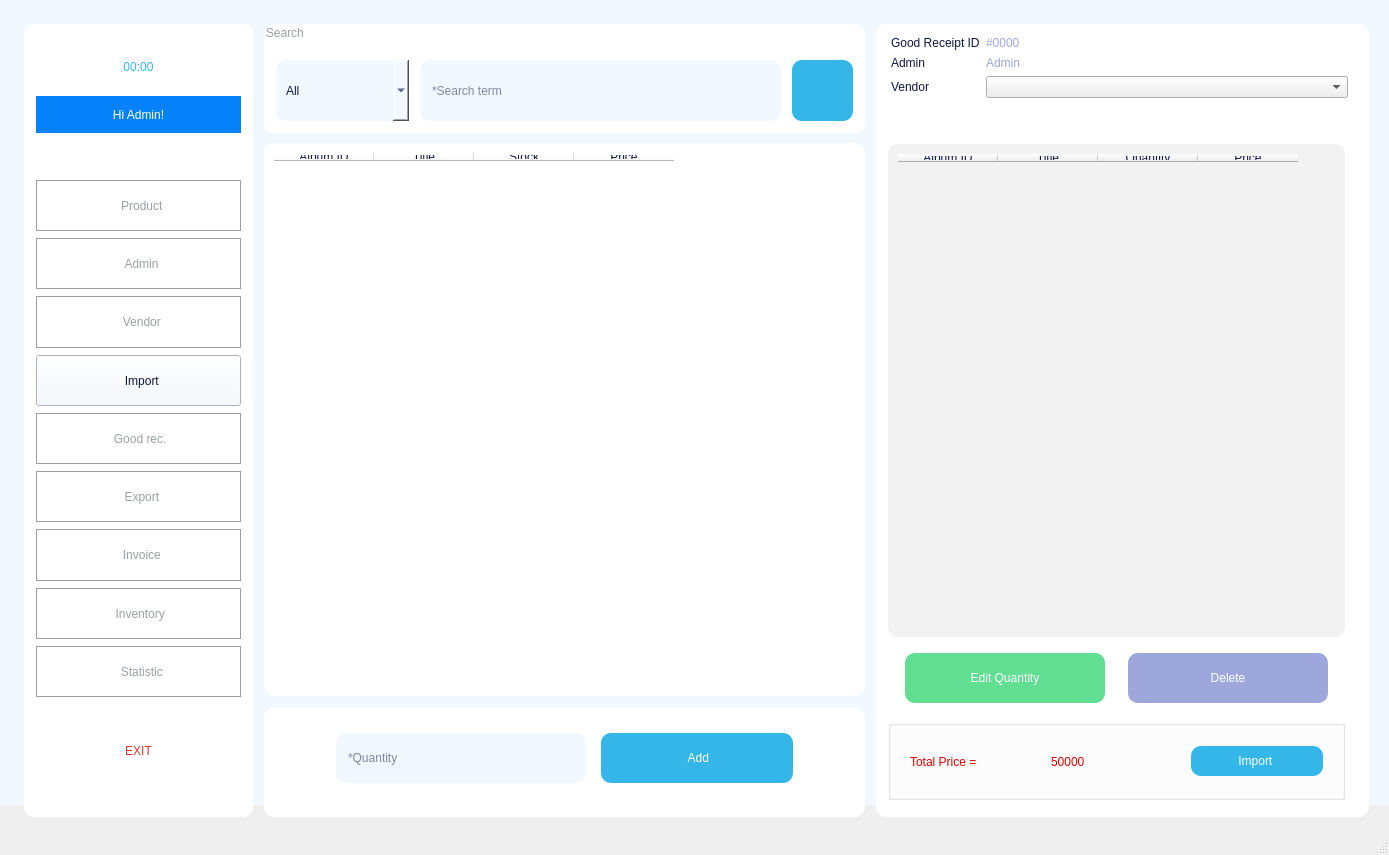
<?xml version="1.0" encoding="UTF-8"?>
<ui version="4.0">
 <class>MainWindowImport</class>
 <widget class="QMainWindow" name="MainWindowImport">
  <property name="geometry">
   <rect>
    <x>0</x>
    <y>0</y>
    <width>1389</width>
    <height>855</height>
   </rect>
  </property>
  <property name="maximumSize">
   <size>
    <width>1920</width>
    <height>1080</height>
   </size>
  </property>
  <property name="focusPolicy">
   <enum>Qt::NoFocus</enum>
  </property>
  <property name="windowTitle">
   <string>Import </string>
  </property>
  <property name="autoFillBackground">
   <bool>false</bool>
  </property>
  <property name="toolButtonStyle">
   <enum>Qt::ToolButtonTextUnderIcon</enum>
  </property>
  <property name="animated">
   <bool>false</bool>
  </property>
  <widget class="QWidget" name="centralwidget">
   <widget class="QLabel" name="label">
    <property name="geometry">
     <rect>
      <x>24</x>
      <y>24</y>
      <width>229</width>
      <height>793</height>
     </rect>
    </property>
    <property name="styleSheet">
     <string notr="true">border-radius: 10px;
background-color: rgb(255, 255, 255);</string>
    </property>
    <property name="text">
     <string/>
    </property>
   </widget>
   <widget class="QWidget" name="verticalLayoutWidget">
    <property name="geometry">
     <rect>
      <x>36</x>
      <y>180</y>
      <width>205</width>
      <height>517</height>
     </rect>
    </property>
    <layout class="QVBoxLayout" name="verticalLayout">
     <property name="spacing">
      <number>7</number>
     </property>
     <item>
      <widget class="QPushButton" name="pushButtonProduct">
       <property name="maximumSize">
        <size>
         <width>16777215</width>
         <height>60</height>
        </size>
       </property>
       <property name="toolTipDuration">
        <number>-1</number>
       </property>
       <property name="layoutDirection">
        <enum>Qt::LeftToRight</enum>
       </property>
       <property name="autoFillBackground">
        <bool>false</bool>
       </property>
       <property name="styleSheet">
        <string notr="true">font: 63 12pt &quot;Montserrat SemiBold&quot;;
background-color: rgb(255, 255, 255);
border: 1px solid #9b9fa2;
color: rgb(155, 159, 162);</string>
       </property>
       <property name="text">
        <string>  Product</string>
       </property>
       <property name="icon">
        <iconset>
         <normaloff>../../RESOURCE/ICON/album2.png</normaloff>../../RESOURCE/ICON/album2.png</iconset>
       </property>
       <property name="iconSize">
        <size>
         <width>32</width>
         <height>32</height>
        </size>
       </property>
      </widget>
     </item>
     <item>
      <widget class="QPushButton" name="pushButtonAdmin">
       <property name="maximumSize">
        <size>
         <width>16777215</width>
         <height>60</height>
        </size>
       </property>
       <property name="toolTipDuration">
        <number>-1</number>
       </property>
       <property name="layoutDirection">
        <enum>Qt::LeftToRight</enum>
       </property>
       <property name="autoFillBackground">
        <bool>false</bool>
       </property>
       <property name="styleSheet">
        <string notr="true">font: 63 12pt &quot;Montserrat SemiBold&quot;;
background-color: rgb(255, 255, 255);
border: 1px solid #9b9fa2;
color: rgb(155, 159, 162);</string>
       </property>
       <property name="text">
        <string>  Admin</string>
       </property>
       <property name="icon">
        <iconset>
         <normaloff>../../RESOURCE/ICON/adm2.png</normaloff>../../RESOURCE/ICON/adm2.png</iconset>
       </property>
       <property name="iconSize">
        <size>
         <width>35</width>
         <height>35</height>
        </size>
       </property>
      </widget>
     </item>
     <item>
      <widget class="QPushButton" name="pushButtonVendor">
       <property name="maximumSize">
        <size>
         <width>16777215</width>
         <height>60</height>
        </size>
       </property>
       <property name="toolTipDuration">
        <number>-1</number>
       </property>
       <property name="layoutDirection">
        <enum>Qt::LeftToRight</enum>
       </property>
       <property name="autoFillBackground">
        <bool>false</bool>
       </property>
       <property name="styleSheet">
        <string notr="true">font: 63 12pt &quot;Montserrat SemiBold&quot;;
background-color: rgb(255, 255, 255);
border: 1px solid #9b9fa2;
color: rgb(155, 159, 162);</string>
       </property>
       <property name="text">
        <string>  Vendor</string>
       </property>
       <property name="icon">
        <iconset>
         <normaloff>../../RESOURCE/ICON/vendor1.png</normaloff>../../RESOURCE/ICON/vendor1.png</iconset>
       </property>
       <property name="iconSize">
        <size>
         <width>32</width>
         <height>32</height>
        </size>
       </property>
      </widget>
     </item>
     <item>
      <widget class="QPushButton" name="pushButtonImport">
       <property name="maximumSize">
        <size>
         <width>16777215</width>
         <height>60</height>
        </size>
       </property>
       <property name="contextMenuPolicy">
        <enum>Qt::DefaultContextMenu</enum>
       </property>
       <property name="toolTipDuration">
        <number>0</number>
       </property>
       <property name="layoutDirection">
        <enum>Qt::LeftToRight</enum>
       </property>
       <property name="autoFillBackground">
        <bool>false</bool>
       </property>
       <property name="styleSheet">
        <string notr="true">font: 63 12pt &quot;Montserrat SemiBold&quot;;
color: rgb(14, 23, 67);
background-color: rgb(242, 248, 255)</string>
       </property>
       <property name="text">
        <string>  Import</string>
       </property>
       <property name="icon">
        <iconset>
         <normaloff>../../RESOURCE/ICON/import2.png</normaloff>../../RESOURCE/ICON/import2.png</iconset>
       </property>
       <property name="iconSize">
        <size>
         <width>30</width>
         <height>30</height>
        </size>
       </property>
      </widget>
     </item>
     <item>
      <widget class="QPushButton" name="pushButtonReceipt">
       <property name="maximumSize">
        <size>
         <width>16777215</width>
         <height>60</height>
        </size>
       </property>
       <property name="contextMenuPolicy">
        <enum>Qt::DefaultContextMenu</enum>
       </property>
       <property name="toolTipDuration">
        <number>0</number>
       </property>
       <property name="layoutDirection">
        <enum>Qt::LeftToRight</enum>
       </property>
       <property name="autoFillBackground">
        <bool>false</bool>
       </property>
       <property name="styleSheet">
        <string notr="true">font: 63 12pt &quot;Montserrat SemiBold&quot;;
background-color: rgb(255, 255, 255);
border: 1px solid #9b9fa2;
color: rgb(155, 159, 162);</string>
       </property>
       <property name="text">
        <string> Good rec.</string>
       </property>
       <property name="icon">
        <iconset>
         <normaloff>../../RESOURCE/ICON/doc.png</normaloff>../../RESOURCE/ICON/doc.png</iconset>
       </property>
       <property name="iconSize">
        <size>
         <width>35</width>
         <height>35</height>
        </size>
       </property>
      </widget>
     </item>
     <item>
      <widget class="QPushButton" name="pushButtonExport">
       <property name="maximumSize">
        <size>
         <width>16777215</width>
         <height>60</height>
        </size>
       </property>
       <property name="contextMenuPolicy">
        <enum>Qt::DefaultContextMenu</enum>
       </property>
       <property name="toolTipDuration">
        <number>0</number>
       </property>
       <property name="layoutDirection">
        <enum>Qt::LeftToRight</enum>
       </property>
       <property name="autoFillBackground">
        <bool>false</bool>
       </property>
       <property name="styleSheet">
        <string notr="true">font: 63 12pt &quot;Montserrat SemiBold&quot;;
background-color: rgb(255, 255, 255);
border: 1px solid #9b9fa2;
color: rgb(155, 159, 162);</string>
       </property>
       <property name="text">
        <string>  Export</string>
       </property>
       <property name="icon">
        <iconset>
         <normaloff>../../RESOURCE/ICON/export.png</normaloff>../../RESOURCE/ICON/export.png</iconset>
       </property>
       <property name="iconSize">
        <size>
         <width>30</width>
         <height>30</height>
        </size>
       </property>
      </widget>
     </item>
     <item>
      <widget class="QPushButton" name="pushButtonInvoice">
       <property name="maximumSize">
        <size>
         <width>16777215</width>
         <height>60</height>
        </size>
       </property>
       <property name="contextMenuPolicy">
        <enum>Qt::DefaultContextMenu</enum>
       </property>
       <property name="toolTipDuration">
        <number>0</number>
       </property>
       <property name="layoutDirection">
        <enum>Qt::LeftToRight</enum>
       </property>
       <property name="autoFillBackground">
        <bool>false</bool>
       </property>
       <property name="styleSheet">
        <string notr="true">font: 63 12pt &quot;Montserrat SemiBold&quot;;
background-color: rgb(255, 255, 255);
border: 1px solid #9b9fa2;
color: rgb(155, 159, 162);</string>
       </property>
       <property name="text">
        <string>  Invoice</string>
       </property>
       <property name="icon">
        <iconset>
         <normaloff>../../RESOURCE/ICON/doc.png</normaloff>../../RESOURCE/ICON/doc.png</iconset>
       </property>
       <property name="iconSize">
        <size>
         <width>35</width>
         <height>35</height>
        </size>
       </property>
      </widget>
     </item>
     <item>
      <widget class="QPushButton" name="pushButtonInventory">
       <property name="maximumSize">
        <size>
         <width>16777215</width>
         <height>60</height>
        </size>
       </property>
       <property name="contextMenuPolicy">
        <enum>Qt::DefaultContextMenu</enum>
       </property>
       <property name="toolTipDuration">
        <number>0</number>
       </property>
       <property name="layoutDirection">
        <enum>Qt::LeftToRight</enum>
       </property>
       <property name="autoFillBackground">
        <bool>false</bool>
       </property>
       <property name="styleSheet">
        <string notr="true">font: 63 12pt &quot;Montserrat SemiBold&quot;;
background-color: rgb(255, 255, 255);
border: 1px solid #9b9fa2;
color: rgb(155, 159, 162);</string>
       </property>
       <property name="text">
        <string> Inventory</string>
       </property>
       <property name="icon">
        <iconset>
         <normaloff>../../RESOURCE/ICON/inventory.png</normaloff>../../RESOURCE/ICON/inventory.png</iconset>
       </property>
       <property name="iconSize">
        <size>
         <width>30</width>
         <height>30</height>
        </size>
       </property>
      </widget>
     </item>
     <item>
      <widget class="QPushButton" name="pushButtonStatistic">
       <property name="maximumSize">
        <size>
         <width>16777215</width>
         <height>60</height>
        </size>
       </property>
       <property name="contextMenuPolicy">
        <enum>Qt::DefaultContextMenu</enum>
       </property>
       <property name="toolTipDuration">
        <number>0</number>
       </property>
       <property name="layoutDirection">
        <enum>Qt::LeftToRight</enum>
       </property>
       <property name="autoFillBackground">
        <bool>false</bool>
       </property>
       <property name="styleSheet">
        <string notr="true">font: 63 12pt &quot;Montserrat SemiBold&quot;;
background-color: rgb(255, 255, 255);
border: 1px solid #9b9fa2;
color: rgb(155, 159, 162);</string>
       </property>
       <property name="text">
        <string>  Statistic</string>
       </property>
       <property name="icon">
        <iconset>
         <normaloff>../../RESOURCE/ICON/statis.png</normaloff>../../RESOURCE/ICON/statis.png</iconset>
       </property>
       <property name="iconSize">
        <size>
         <width>32</width>
         <height>32</height>
        </size>
       </property>
      </widget>
     </item>
    </layout>
   </widget>
   <widget class="QLabel" name="label_2">
    <property name="geometry">
     <rect>
      <x>0</x>
      <y>-12</y>
      <width>1393</width>
      <height>817</height>
     </rect>
    </property>
    <property name="styleSheet">
     <string notr="true">background-color: rgb(242, 248, 255);</string>
    </property>
    <property name="text">
     <string/>
    </property>
   </widget>
   <widget class="QGroupBox" name="groupBox_2">
    <property name="geometry">
     <rect>
      <x>264</x>
      <y>24</y>
      <width>601</width>
      <height>109</height>
     </rect>
    </property>
    <property name="styleSheet">
     <string notr="true">padding: 5px;
border-radius: 10px;
color: rgb(155, 159, 162);
background-color: rgb(255, 255, 255);
font: 25 10pt &quot;Montserrat Light&quot;;</string>
    </property>
    <property name="title">
     <string>Search </string>
    </property>
    <widget class="QLineEdit" name="lineEdit">
     <property name="geometry">
      <rect>
       <x>156</x>
       <y>36</y>
       <width>361</width>
       <height>61</height>
      </rect>
     </property>
     <property name="styleSheet">
      <string notr="true">background-color: rgb(242, 248, 255);
color: rgb(14, 23, 67);
font: 57 12pt &quot;Montserrat Medium&quot;;
padding: 10px;</string>
     </property>
     <property name="text">
      <string/>
     </property>
     <property name="placeholderText">
      <string>*Search term</string>
     </property>
    </widget>
    <widget class="QPushButton" name="pushButton">
     <property name="geometry">
      <rect>
       <x>528</x>
       <y>36</y>
       <width>61</width>
       <height>61</height>
      </rect>
     </property>
     <property name="maximumSize">
      <size>
       <width>100</width>
       <height>100</height>
      </size>
     </property>
     <property name="styleSheet">
      <string notr="true">QPushButton {
    background-color: #35B6E8; /* Màu nền mặc định */
    border-radius: 10px; 
    padding: 5px;

}

QPushButton:hover {
    background-color: #8EDAF8; /* Màu khi di chuột */  

}

QPushButton:pressed {
    background-color: #35B6E8; /* Màu khi nhấn */
}

QPushButton:focus {
    border: 5px solid #8EDAF8; /* Viền khi nút được focus */ 
}
</string>
     </property>
     <property name="text">
      <string/>
     </property>
     <property name="icon">
      <iconset>
       <normaloff>../../RESOURCE/ICON/search.png</normaloff>../../RESOURCE/ICON/search.png</iconset>
     </property>
     <property name="iconSize">
      <size>
       <width>25</width>
       <height>25</height>
      </size>
     </property>
    </widget>
    <widget class="QComboBox" name="comboBox">
     <property name="geometry">
      <rect>
       <x>12</x>
       <y>36</y>
       <width>133</width>
       <height>61</height>
      </rect>
     </property>
     <property name="styleSheet">
      <string notr="true">background-color: rgb(242, 248, 255);
color: rgb(14, 23, 67);
font: 57 12pt &quot;Montserrat Medium&quot;;
padding: 10px;</string>
     </property>
     <property name="editable">
      <bool>false</bool>
     </property>
     <property name="currentText">
      <string>All</string>
     </property>
     <property name="sizeAdjustPolicy">
      <enum>QComboBox::AdjustToContentsOnFirstShow</enum>
     </property>
     <item>
      <property name="text">
       <string>All</string>
      </property>
     </item>
     <item>
      <property name="text">
       <string>ID</string>
      </property>
     </item>
     <item>
      <property name="text">
       <string>Title</string>
      </property>
     </item>
     <item>
      <property name="text">
       <string>Artist</string>
      </property>
     </item>
     <item>
      <property name="text">
       <string>Year</string>
      </property>
     </item>
     <item>
      <property name="text">
       <string>Category</string>
      </property>
     </item>
    </widget>
   </widget>
   <widget class="QTableWidget" name="tableWidget">
    <property name="geometry">
     <rect>
      <x>264</x>
      <y>143</y>
      <width>601</width>
      <height>553</height>
     </rect>
    </property>
    <property name="toolTip">
     <string/>
    </property>
    <property name="styleSheet">
     <string notr="true">padding: 5px;
border-radius: 10px;
color: rgb(14, 23, 67);
background-color: rgb(255, 255, 255);
font: 57 10pt &quot;Montserrat Medium&quot;;</string>
    </property>
    <column>
     <property name="text">
      <string>Album ID</string>
     </property>
    </column>
    <column>
     <property name="text">
      <string>Title</string>
     </property>
    </column>
    <column>
     <property name="text">
      <string>Stock</string>
     </property>
    </column>
    <column>
     <property name="text">
      <string>Price</string>
     </property>
    </column>
   </widget>
   <widget class="QLabel" name="label_4">
    <property name="geometry">
     <rect>
      <x>36</x>
      <y>36</y>
      <width>205</width>
      <height>61</height>
     </rect>
    </property>
    <property name="styleSheet">
     <string notr="true">color: rgb(53, 182, 232);
font: 87 30pt &quot;Montserrat Black&quot;;</string>
    </property>
    <property name="text">
     <string>00:00</string>
    </property>
    <property name="alignment">
     <set>Qt::AlignCenter</set>
    </property>
   </widget>
   <widget class="QLabel" name="label_5">
    <property name="geometry">
     <rect>
      <x>36</x>
      <y>96</y>
      <width>205</width>
      <height>37</height>
     </rect>
    </property>
    <property name="styleSheet">
     <string notr="true">color: rgb(255, 255, 255);
font: 63 15pt &quot;Montserrat SemiBold&quot;;
background-color: rgb(5, 129, 249);</string>
    </property>
    <property name="text">
     <string>Hi Admin!</string>
    </property>
    <property name="alignment">
     <set>Qt::AlignCenter</set>
    </property>
   </widget>
   <widget class="QPushButton" name="pushButton_2">
    <property name="geometry">
     <rect>
      <x>60</x>
      <y>720</y>
      <width>157</width>
      <height>61</height>
     </rect>
    </property>
    <property name="styleSheet">
     <string notr="true">QPushButton {
    background-color: #FFFFFF; /* Màu nền mặc định */
	color: #D23435;
	font: 8120 17pt &quot;Montserrat Bold&quot;;
    border-radius: 10px; 
    padding: 5px;

}

QPushButton:hover {
	border: 2px solid #D23435;
}

QPushButton:pressed {
    background-color: #D23435; /* Màu khi nhấn */
}

QPushButton:focus {
	border: 2px solid #D23435;
}
</string>
    </property>
    <property name="text">
     <string>EXIT</string>
    </property>
    <property name="icon">
     <iconset>
      <normaloff>../../RESOURCE/ICON/turnoff.png</normaloff>../../RESOURCE/ICON/turnoff.png</iconset>
    </property>
    <property name="iconSize">
     <size>
      <width>35</width>
      <height>35</height>
     </size>
    </property>
   </widget>
   <widget class="QLabel" name="label_3">
    <property name="geometry">
     <rect>
      <x>264</x>
      <y>708</y>
      <width>601</width>
      <height>109</height>
     </rect>
    </property>
    <property name="styleSheet">
     <string notr="true">border-radius: 10px;
background-color: rgb(255, 255, 255);</string>
    </property>
    <property name="text">
     <string/>
    </property>
   </widget>
   <widget class="QWidget" name="horizontalLayoutWidget">
    <property name="geometry">
     <rect>
      <x>336</x>
      <y>732</y>
      <width>457</width>
      <height>52</height>
     </rect>
    </property>
    <layout class="QHBoxLayout" name="horizontalLayout">
     <property name="spacing">
      <number>15</number>
     </property>
     <item>
      <widget class="QLineEdit" name="lineEdit_2">
       <property name="maximumSize">
        <size>
         <width>250</width>
         <height>50</height>
        </size>
       </property>
       <property name="styleSheet">
        <string notr="true">background-color: rgb(242, 248, 255);
color: rgb(14, 23, 67);
font: 57 12pt &quot;Montserrat Medium&quot;;
padding: 10px;
border-radius: 10px;</string>
       </property>
       <property name="placeholderText">
        <string>*Quantity</string>
       </property>
      </widget>
     </item>
     <item>
      <widget class="QPushButton" name="pushButton_3">
       <property name="maximumSize">
        <size>
         <width>200</width>
         <height>50</height>
        </size>
       </property>
       <property name="styleSheet">
        <string notr="true">QPushButton {
	font: 57 12pt &quot;Montserrat Medium&quot;;
	color: rgb(255, 255, 255);
    background-color: #35B6E8; /* Màu nền mặc định */
    border-radius: 10px; 
    padding: 1px;

}

QPushButton:hover {
    background-color: #8EDAF8; /* Màu khi di chuột */  

}

QPushButton:pressed {
    background-color: #35B6E8; /* Màu khi nhấn */
}

QPushButton:focus {
    border: 5px solid #8EDAF8; /* Viền khi nút được focus */ 
}
</string>
       </property>
       <property name="text">
        <string> Add</string>
       </property>
       <property name="icon">
        <iconset>
         <normaloff>../../RESOURCE/ICON/tick.png</normaloff>../../RESOURCE/ICON/tick.png</iconset>
       </property>
       <property name="iconSize">
        <size>
         <width>25</width>
         <height>25</height>
        </size>
       </property>
      </widget>
     </item>
    </layout>
   </widget>
   <widget class="QLabel" name="label_6">
    <property name="geometry">
     <rect>
      <x>876</x>
      <y>24</y>
      <width>493</width>
      <height>793</height>
     </rect>
    </property>
    <property name="styleSheet">
     <string notr="true">border-radius: 10px;
background-color: rgb(255, 255, 255);</string>
    </property>
    <property name="text">
     <string/>
    </property>
   </widget>
   <widget class="QWidget" name="formLayoutWidget">
    <property name="geometry">
     <rect>
      <x>891</x>
      <y>36</y>
      <width>457</width>
      <height>97</height>
     </rect>
    </property>
    <layout class="QFormLayout" name="formLayout">
     <item row="1" column="0">
      <widget class="QLabel" name="label_7">
       <property name="styleSheet">
        <string notr="true">color: rgb(14, 23, 67);
font: 57 12pt &quot;Montserrat Medium&quot;;</string>
       </property>
       <property name="text">
        <string>Good Receipt ID</string>
       </property>
      </widget>
     </item>
     <item row="1" column="1">
      <widget class="QLabel" name="label_8">
       <property name="styleSheet">
        <string notr="true">
color: rgb(157, 167, 220);
font: 57 12pt &quot;Montserrat Medium&quot;;</string>
       </property>
       <property name="text">
        <string>#0000</string>
       </property>
      </widget>
     </item>
     <item row="3" column="1">
      <widget class="QComboBox" name="comboBox_2"/>
     </item>
     <item row="3" column="0">
      <widget class="QLabel" name="label_9">
       <property name="styleSheet">
        <string notr="true">color: rgb(14, 23, 67);
font: 57 12pt &quot;Montserrat Medium&quot;;</string>
       </property>
       <property name="text">
        <string>Vendor</string>
       </property>
      </widget>
     </item>
     <item row="2" column="0">
      <widget class="QLabel" name="label_10">
       <property name="styleSheet">
        <string notr="true">color: rgb(14, 23, 67);
font: 57 12pt &quot;Montserrat Medium&quot;;</string>
       </property>
       <property name="text">
        <string>Admin</string>
       </property>
      </widget>
     </item>
     <item row="2" column="1">
      <widget class="QLabel" name="label_11">
       <property name="styleSheet">
        <string notr="true">
color: rgb(157, 167, 220);
font: 57 12pt &quot;Montserrat Medium&quot;;</string>
       </property>
       <property name="text">
        <string>Admin</string>
       </property>
      </widget>
     </item>
    </layout>
   </widget>
   <widget class="QTableWidget" name="tableWidget_2">
    <property name="geometry">
     <rect>
      <x>888</x>
      <y>144</y>
      <width>457</width>
      <height>493</height>
     </rect>
    </property>
    <property name="toolTip">
     <string/>
    </property>
    <property name="styleSheet">
     <string notr="true">padding: 5px;
border-radius: 10px;
color: rgb(14, 23, 67);
background-color: rgb(242, 242, 242);
font: 57 10pt &quot;Montserrat Medium&quot;;
</string>
    </property>
    <column>
     <property name="text">
      <string>Album ID</string>
     </property>
    </column>
    <column>
     <property name="text">
      <string>Title</string>
     </property>
    </column>
    <column>
     <property name="text">
      <string>Quantity</string>
     </property>
    </column>
    <column>
     <property name="text">
      <string>Price</string>
     </property>
    </column>
   </widget>
   <widget class="QWidget" name="horizontalLayoutWidget_2">
    <property name="geometry">
     <rect>
      <x>888</x>
      <y>648</y>
      <width>457</width>
      <height>61</height>
     </rect>
    </property>
    <layout class="QHBoxLayout" name="horizontalLayout_2">
     <item>
      <widget class="QPushButton" name="pushButton_5">
       <property name="maximumSize">
        <size>
         <width>200</width>
         <height>50</height>
        </size>
       </property>
       <property name="sizeIncrement">
        <size>
         <width>200</width>
         <height>50</height>
        </size>
       </property>
       <property name="styleSheet">
        <string notr="true">QPushButton {
	font: 57 12pt &quot;Montserrat Medium&quot;;
	color: rgb(255, 255, 255);
    background-color: #62DE92; /* Màu nền mặc định */
    border-radius: 10px; 
    padding: 1px;

}

QPushButton:hover {
    background-color: #BAECCD; /* Màu khi di chuột */  

}

QPushButton:pressed {
    background-color: #62DE92; /* Màu khi nhấn */
}

QPushButton:focus {
    border: 5px solid #62DE92; /* Viền khi nút được focus */ 
}
</string>
       </property>
       <property name="text">
        <string>Edit Quantity</string>
       </property>
      </widget>
     </item>
     <item>
      <widget class="QPushButton" name="pushButton_4">
       <property name="maximumSize">
        <size>
         <width>200</width>
         <height>50</height>
        </size>
       </property>
       <property name="sizeIncrement">
        <size>
         <width>200</width>
         <height>50</height>
        </size>
       </property>
       <property name="styleSheet">
        <string notr="true">QPushButton {
	font: 57 12pt &quot;Montserrat Medium&quot;;
	color: rgb(255, 255, 255);
    background-color: #9DA7DC; /* Màu nền mặc định */
    border-radius: 10px; 
    padding: 1px;

}

QPushButton:hover {
    background-color: #D8DDF8; /* Màu khi di chuột */  

}

QPushButton:pressed {
    background-color: #9DA7DC; /* Màu khi nhấn */
}

QPushButton:focus {
    border: 5px solid #9DA7DC; /* Viền khi nút được focus */ 
}
</string>
       </property>
       <property name="text">
        <string>Delete</string>
       </property>
      </widget>
     </item>
    </layout>
   </widget>
   <widget class="QGroupBox" name="horizontalGroupBox_3">
    <property name="geometry">
     <rect>
      <x>888</x>
      <y>720</y>
      <width>457</width>
      <height>80</height>
     </rect>
    </property>
    <layout class="QHBoxLayout" name="horizontalLayout_3">
     <property name="spacing">
      <number>9</number>
     </property>
     <property name="leftMargin">
      <number>19</number>
     </property>
     <property name="rightMargin">
      <number>19</number>
     </property>
     <item>
      <widget class="QLabel" name="label_12">
       <property name="styleSheet">
        <string notr="true">font: 63 14pt &quot;Montserrat SemiBold&quot;;
color: rgb(229, 0, 0);</string>
       </property>
       <property name="text">
        <string>Total Price = </string>
       </property>
      </widget>
     </item>
     <item>
      <widget class="QLabel" name="label_13">
       <property name="styleSheet">
        <string notr="true">font: 81 14pt &quot;Montserrat ExtraBold&quot;;
color: rgb(229, 0, 0);</string>
       </property>
       <property name="text">
        <string>50000</string>
       </property>
      </widget>
     </item>
     <item>
      <widget class="QPushButton" name="pushButton_6">
       <property name="maximumSize">
        <size>
         <width>16777215</width>
         <height>30</height>
        </size>
       </property>
       <property name="styleSheet">
        <string notr="true">QPushButton {
	font: 57 12pt &quot;Montserrat Medium&quot;;
	color: rgb(255, 255, 255);
    background-color: #35B6E8; /* Màu nền mặc định */
    border-radius: 10px; 
    padding: 1px;

}

QPushButton:hover {
    background-color: #8EDAF8; /* Màu khi di chuột */  

}

QPushButton:pressed {
    background-color: #35B6E8; /* Màu khi nhấn */
}

QPushButton:focus {
    border: 5px solid #8EDAF8; /* Viền khi nút được focus */ 
}
</string>
       </property>
       <property name="text">
        <string>Import </string>
       </property>
      </widget>
     </item>
    </layout>
   </widget>
   <zorder>label_2</zorder>
   <zorder>label</zorder>
   <zorder>verticalLayoutWidget</zorder>
   <zorder>groupBox_2</zorder>
   <zorder>tableWidget</zorder>
   <zorder>label_4</zorder>
   <zorder>label_5</zorder>
   <zorder>pushButton_2</zorder>
   <zorder>label_3</zorder>
   <zorder>horizontalLayoutWidget</zorder>
   <zorder>label_6</zorder>
   <zorder>formLayoutWidget</zorder>
   <zorder>tableWidget_2</zorder>
   <zorder>horizontalLayoutWidget_2</zorder>
   <zorder>horizontalGroupBox_3</zorder>
  </widget>
  <widget class="QMenuBar" name="menubar">
   <property name="geometry">
    <rect>
     <x>0</x>
     <y>0</y>
     <width>1389</width>
     <height>26</height>
    </rect>
   </property>
  </widget>
  <widget class="QStatusBar" name="statusbar"/>
 </widget>
 <resources/>
 <connections/>
</ui>
